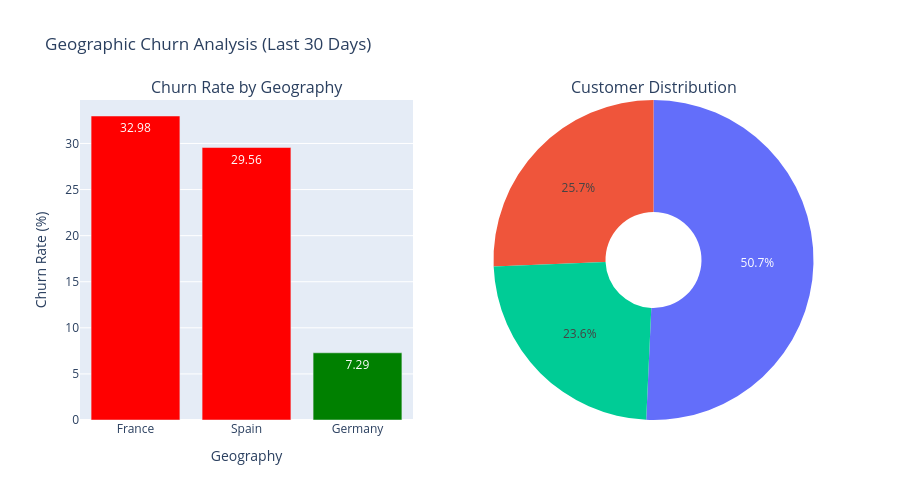

The notebook cell saved with this chart:
### Markdown cell above
## 🌍 2. Geography-wise Churn Analysis

### Code cell
# Query geography analysis view
query_geography = """
    SELECT * FROM v_geography_churn
    ORDER BY churn_rate DESC;
"""

df_geography = query_to_dataframe(query_geography, conn)

if not df_geography.empty:
    print("🌍 Geography-wise Analysis:")
    display(df_geography)
    
    # Create visualizations
    fig = make_subplots(
        rows=1, cols=2,
        subplot_titles=('Churn Rate by Geography', 'Customer Distribution'),
        specs=[[{'type': 'bar'}, {'type': 'pie'}]]
    )
    
    # Bar chart: Churn rates
    fig.add_trace(
        go.Bar(
            x=df_geography['geography'],
            y=df_geography['churn_rate'],
            text=df_geography['churn_rate'].round(2),
            textposition='auto',
            marker_color=['red' if x > 25 else 'orange' if x > 20 else 'green' 
                         for x in df_geography['churn_rate']],
            name='Churn Rate'
        ),
        row=1, col=1
    )
    
    # Pie chart: Customer distribution
    fig.add_trace(
        go.Pie(
            labels=df_geography['geography'],
            values=df_geography['total_customers'],
            hole=0.3
        ),
        row=1, col=2
    )
    
    fig.update_xaxes(title_text="Geography", row=1, col=1)
    fig.update_yaxes(title_text="Churn Rate (%)", row=1, col=1)
    
    fig.update_layout(
        height=500,
        title_text="Geographic Churn Analysis (Last 30 Days)",
        showlegend=False
    )
    
    fig.show()
else:
    print("⏳ Waiting for geographic data...")

### Figure 1 — Plotly figure (JSON) as saved in the notebook; plotly's stock layout.template omitted (floating-point values rounded to 4 significant figures)
{"data": [{"marker": {"color": ["red", "red", "green"]}, "name": "Churn Rate", "text": [32.98, 29.56, 7.29], "textposition": "auto", "type": "bar", "x": ["France", "Spain", "Germany"], "xaxis": "x", "y": [32.98, 29.56, 7.29], "yaxis": "y"}, {"domain": {"x": [0.55, 1], "y": [0, 1]}, "hole": 0.3, "labels": ["France", "Spain", "Germany"], "type": "pie", "values": [943, 477, 439]}], "layout": {"annotations": [{"font": {"size": 16}, "showarrow": false, "text": "Churn Rate by Geography", "x": 0.225, "xanchor": "center", "xref": "paper", "y": 1, "yanchor": "bottom", "yref": "paper"}, {"font": {"size": 16}, "showarrow": false, "text": "Customer Distribution", "x": 0.775, "xanchor": "center", "xref": "paper", "y": 1, "yanchor": "bottom", "yref": "paper"}], "height": 500, "showlegend": false, "title": {"text": "Geographic Churn Analysis (Last 30 Days)"}, "xaxis": {"anchor": "y", "domain": [0, 0.45], "title": {"text": "Geography"}}, "yaxis": {"anchor": "x", "domain": [0, 1], "title": {"text": "Churn Rate (%)"}}}}
